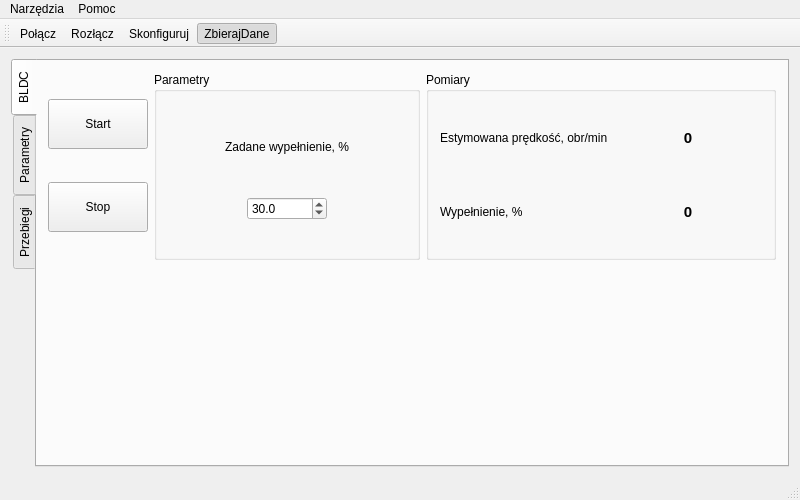
<?xml version="1.0" encoding="UTF-8"?>
<ui version="4.0">
 <class>MainWindow</class>
 <widget class="QMainWindow" name="MainWindow">
  <property name="geometry">
   <rect>
    <x>0</x>
    <y>0</y>
    <width>800</width>
    <height>500</height>
   </rect>
  </property>
  <property name="sizePolicy">
   <sizepolicy hsizetype="Fixed" vsizetype="Fixed">
    <horstretch>0</horstretch>
    <verstretch>0</verstretch>
   </sizepolicy>
  </property>
  <property name="minimumSize">
   <size>
    <width>800</width>
    <height>500</height>
   </size>
  </property>
  <property name="maximumSize">
   <size>
    <width>800</width>
    <height>500</height>
   </size>
  </property>
  <property name="windowTitle">
   <string>BLDC</string>
  </property>
  <property name="windowIcon">
   <iconset resource="bldc.qrc">
    <normaloff>:/images/engineer.png</normaloff>:/images/engineer.png</iconset>
  </property>
  <widget class="QWidget" name="centralWidget">
   <layout class="QGridLayout" name="gridLayout_5">
    <item row="0" column="0">
     <widget class="QTabWidget" name="tabWidget">
      <property name="maximumSize">
       <size>
        <width>800</width>
        <height>16777215</height>
       </size>
      </property>
      <property name="layoutDirection">
       <enum>Qt::LeftToRight</enum>
      </property>
      <property name="tabPosition">
       <enum>QTabWidget::West</enum>
      </property>
      <property name="currentIndex">
       <number>0</number>
      </property>
      <widget class="QWidget" name="bldc">
       <attribute name="title">
        <string>BLDC</string>
       </attribute>
       <layout class="QVBoxLayout" name="verticalLayout">
        <item>
         <layout class="QVBoxLayout" name="verticalLayout_3">
          <item>
           <layout class="QHBoxLayout" name="horizontalLayout_5">
            <item>
             <layout class="QVBoxLayout" name="verticalLayout_5">
              <item>
               <widget class="QPushButton" name="startSL">
                <property name="minimumSize">
                 <size>
                  <width>100</width>
                  <height>50</height>
                 </size>
                </property>
                <property name="maximumSize">
                 <size>
                  <width>100</width>
                  <height>16777215</height>
                 </size>
                </property>
                <property name="text">
                 <string>Start</string>
                </property>
               </widget>
              </item>
              <item>
               <widget class="QPushButton" name="stop">
                <property name="enabled">
                 <bool>true</bool>
                </property>
                <property name="minimumSize">
                 <size>
                  <width>100</width>
                  <height>50</height>
                 </size>
                </property>
                <property name="maximumSize">
                 <size>
                  <width>100</width>
                  <height>16777215</height>
                 </size>
                </property>
                <property name="text">
                 <string>Stop</string>
                </property>
               </widget>
              </item>
             </layout>
            </item>
            <item>
             <layout class="QVBoxLayout" name="verticalLayout_4"/>
            </item>
            <item>
             <widget class="QGroupBox" name="groupBox">
              <property name="minimumSize">
               <size>
                <width>200</width>
                <height>0</height>
               </size>
              </property>
              <property name="maximumSize">
               <size>
                <width>16777215</width>
                <height>16777215</height>
               </size>
              </property>
              <property name="title">
               <string>Parametry</string>
              </property>
              <layout class="QVBoxLayout" name="verticalLayout_6">
               <item>
                <widget class="QLabel" name="dZadLab">
                 <property name="maximumSize">
                  <size>
                   <width>16777215</width>
                   <height>40</height>
                  </size>
                 </property>
                 <property name="text">
                  <string>Zadane wypełnienie, %</string>
                 </property>
                 <property name="alignment">
                  <set>Qt::AlignCenter</set>
                 </property>
                </widget>
               </item>
               <item>
                <layout class="QHBoxLayout" name="horizontalLayout_7">
                 <item>
                  <widget class="QDoubleSpinBox" name="dZad">
                   <property name="maximumSize">
                    <size>
                     <width>80</width>
                     <height>16777215</height>
                    </size>
                   </property>
                   <property name="decimals">
                    <number>1</number>
                   </property>
                   <property name="minimum">
                    <double>20.000000000000000</double>
                   </property>
                   <property name="maximum">
                    <double>90.000000000000000</double>
                   </property>
                   <property name="singleStep">
                    <double>0.200000000000000</double>
                   </property>
                   <property name="value">
                    <double>30.000000000000000</double>
                   </property>
                  </widget>
                 </item>
                </layout>
               </item>
              </layout>
             </widget>
            </item>
            <item>
             <widget class="QGroupBox" name="pomiaryGroup">
              <property name="minimumSize">
               <size>
                <width>350</width>
                <height>0</height>
               </size>
              </property>
              <property name="title">
               <string>Pomiary</string>
              </property>
              <layout class="QGridLayout" name="gridLayout_2">
               <item row="2" column="0">
                <layout class="QGridLayout" name="gridLayout_9">
                 <item row="1" column="0">
                  <widget class="QLabel" name="dZadLab_3">
                   <property name="text">
                    <string>Estymowana prędkość, obr/min</string>
                   </property>
                  </widget>
                 </item>
                 <item row="2" column="1">
                  <widget class="QLabel" name="estD">
                   <property name="font">
                    <font>
                     <pointsize>11</pointsize>
                     <weight>75</weight>
                     <bold>true</bold>
                    </font>
                   </property>
                   <property name="layoutDirection">
                    <enum>Qt::LeftToRight</enum>
                   </property>
                   <property name="text">
                    <string>0</string>
                   </property>
                   <property name="textFormat">
                    <enum>Qt::AutoText</enum>
                   </property>
                   <property name="alignment">
                    <set>Qt::AlignCenter</set>
                   </property>
                  </widget>
                 </item>
                 <item row="2" column="0">
                  <widget class="QLabel" name="dZadLab_5">
                   <property name="text">
                    <string>Wypełnienie, %</string>
                   </property>
                  </widget>
                 </item>
                 <item row="1" column="1">
                  <widget class="QLabel" name="estPred">
                   <property name="font">
                    <font>
                     <pointsize>11</pointsize>
                     <weight>75</weight>
                     <bold>true</bold>
                    </font>
                   </property>
                   <property name="layoutDirection">
                    <enum>Qt::LeftToRight</enum>
                   </property>
                   <property name="text">
                    <string>0</string>
                   </property>
                   <property name="textFormat">
                    <enum>Qt::AutoText</enum>
                   </property>
                   <property name="alignment">
                    <set>Qt::AlignCenter</set>
                   </property>
                  </widget>
                 </item>
                </layout>
               </item>
              </layout>
             </widget>
            </item>
           </layout>
          </item>
          <item>
           <widget class="QCustomPlot" name="rpmGraph2" native="true">
            <property name="maximumSize">
             <size>
              <width>16777215</width>
              <height>16777215</height>
             </size>
            </property>
           </widget>
          </item>
         </layout>
        </item>
       </layout>
      </widget>
      <widget class="QWidget" name="tab">
       <attribute name="title">
        <string>Parametry</string>
       </attribute>
       <widget class="QWidget" name="gridLayoutWidget">
        <property name="geometry">
         <rect>
          <x>10</x>
          <y>0</y>
          <width>741</width>
          <height>401</height>
         </rect>
        </property>
        <layout class="QGridLayout" name="gridLayout_4">
         <item row="0" column="0">
          <layout class="QHBoxLayout" name="horizontalLayout">
           <property name="spacing">
            <number>6</number>
           </property>
           <property name="sizeConstraint">
            <enum>QLayout::SetNoConstraint</enum>
           </property>
           <item>
            <layout class="QVBoxLayout" name="verticalLayout_2">
             <item>
              <widget class="QGroupBox" name="groupBox_6">
               <property name="maximumSize">
                <size>
                 <width>16777215</width>
                 <height>65</height>
                </size>
               </property>
               <property name="title">
                <string>Parametry silnika</string>
               </property>
               <layout class="QHBoxLayout" name="horizontalLayout_3">
                <item>
                 <widget class="QLabel" name="label_12">
                  <property name="maximumSize">
                   <size>
                    <width>200</width>
                    <height>16777215</height>
                   </size>
                  </property>
                  <property name="text">
                   <string>Liczba par biegunów</string>
                  </property>
                 </widget>
                </item>
                <item>
                 <layout class="QHBoxLayout" name="horizontalLayout_13">
                  <item>
                   <widget class="QSpinBox" name="liczbaParBiegun">
                    <property name="minimumSize">
                     <size>
                      <width>80</width>
                      <height>0</height>
                     </size>
                    </property>
                    <property name="maximumSize">
                     <size>
                      <width>80</width>
                      <height>16777215</height>
                     </size>
                    </property>
                    <property name="alignment">
                     <set>Qt::AlignCenter</set>
                    </property>
                    <property name="minimum">
                     <number>1</number>
                    </property>
                    <property name="maximum">
                     <number>100</number>
                    </property>
                    <property name="value">
                     <number>4</number>
                    </property>
                   </widget>
                  </item>
                 </layout>
                </item>
               </layout>
              </widget>
             </item>
             <item>
              <widget class="QGroupBox" name="groupBox_2">
               <property name="minimumSize">
                <size>
                 <width>300</width>
                 <height>0</height>
                </size>
               </property>
               <property name="maximumSize">
                <size>
                 <width>16777215</width>
                 <height>16777215</height>
                </size>
               </property>
               <property name="title">
                <string>Zerownie</string>
               </property>
               <layout class="QGridLayout" name="gridLayout_6">
                <item row="1" column="1">
                 <layout class="QHBoxLayout" name="horizontalLayout_17">
                  <item>
                   <widget class="QSpinBox" name="zerowanieD">
                    <property name="minimumSize">
                     <size>
                      <width>80</width>
                      <height>0</height>
                     </size>
                    </property>
                    <property name="maximumSize">
                     <size>
                      <width>80</width>
                      <height>16777215</height>
                     </size>
                    </property>
                    <property name="alignment">
                     <set>Qt::AlignCenter</set>
                    </property>
                    <property name="minimum">
                     <number>5</number>
                    </property>
                    <property name="maximum">
                     <number>100</number>
                    </property>
                    <property name="value">
                     <number>100</number>
                    </property>
                   </widget>
                  </item>
                 </layout>
                </item>
                <item row="0" column="0">
                 <widget class="QLabel" name="label_2">
                  <property name="maximumSize">
                   <size>
                    <width>200</width>
                    <height>16777215</height>
                   </size>
                  </property>
                  <property name="text">
                   <string>Czas zerowania, ms</string>
                  </property>
                 </widget>
                </item>
                <item row="0" column="1">
                 <layout class="QHBoxLayout" name="horizontalLayout_16">
                  <item>
                   <widget class="QSpinBox" name="zerowanieT">
                    <property name="minimumSize">
                     <size>
                      <width>80</width>
                      <height>0</height>
                     </size>
                    </property>
                    <property name="maximumSize">
                     <size>
                      <width>80</width>
                      <height>16777215</height>
                     </size>
                    </property>
                    <property name="alignment">
                     <set>Qt::AlignCenter</set>
                    </property>
                    <property name="minimum">
                     <number>1</number>
                    </property>
                    <property name="maximum">
                     <number>4000</number>
                    </property>
                    <property name="value">
                     <number>200</number>
                    </property>
                   </widget>
                  </item>
                 </layout>
                </item>
                <item row="1" column="0">
                 <widget class="QLabel" name="label_3">
                  <property name="maximumSize">
                   <size>
                    <width>200</width>
                    <height>16777215</height>
                   </size>
                  </property>
                  <property name="text">
                   <string>Wartość napięcia zasilania, %</string>
                  </property>
                 </widget>
                </item>
               </layout>
              </widget>
             </item>
            </layout>
           </item>
           <item>
            <layout class="QVBoxLayout" name="verticalLayout_7">
             <item>
              <widget class="QGroupBox" name="groupBox_5">
               <property name="title">
                <string>Ustawienia wykresów</string>
               </property>
               <layout class="QHBoxLayout" name="horizontalLayout_2">
                <item>
                 <layout class="QVBoxLayout" name="verticalLayout_8">
                  <item>
                   <layout class="QHBoxLayout" name="horizontalLayout_14">
                    <item>
                     <widget class="QLabel" name="label">
                      <property name="text">
                       <string>Liczba gromadzonych próbek</string>
                      </property>
                     </widget>
                    </item>
                    <item>
                     <widget class="QSpinBox" name="graphMaxSize">
                      <property name="maximumSize">
                       <size>
                        <width>100</width>
                        <height>16777215</height>
                       </size>
                      </property>
                      <property name="minimum">
                       <number>100</number>
                      </property>
                      <property name="maximum">
                       <number>999999999</number>
                      </property>
                      <property name="singleStep">
                       <number>10</number>
                      </property>
                      <property name="value">
                       <number>500</number>
                      </property>
                     </widget>
                    </item>
                   </layout>
                  </item>
                  <item>
                   <layout class="QHBoxLayout" name="horizontalLayout_15">
                    <item>
                     <widget class="QPushButton" name="pushButton">
                      <property name="maximumSize">
                       <size>
                        <width>120</width>
                        <height>16777215</height>
                       </size>
                      </property>
                      <property name="text">
                       <string>Eksportuj do CSV</string>
                      </property>
                     </widget>
                    </item>
                   </layout>
                  </item>
                 </layout>
                </item>
               </layout>
              </widget>
             </item>
             <item>
              <widget class="QGroupBox" name="groupBox_7">
               <property name="maximumSize">
                <size>
                 <width>16777215</width>
                 <height>65</height>
                </size>
               </property>
               <property name="title">
                <string>Rampa napięcia zasilającego </string>
               </property>
               <layout class="QHBoxLayout" name="horizontalLayout_6">
                <item>
                 <widget class="QLabel" name="label_10">
                  <property name="maximumSize">
                   <size>
                    <width>80</width>
                    <height>16777215</height>
                   </size>
                  </property>
                  <property name="text">
                   <string>+</string>
                  </property>
                  <property name="alignment">
                   <set>Qt::AlignRight|Qt::AlignTrailing|Qt::AlignVCenter</set>
                  </property>
                 </widget>
                </item>
                <item>
                 <widget class="QSlider" name="horizontalSlider">
                  <property name="maximumSize">
                   <size>
                    <width>200</width>
                    <height>16777215</height>
                   </size>
                  </property>
                  <property name="minimum">
                   <number>1</number>
                  </property>
                  <property name="maximum">
                   <number>20</number>
                  </property>
                  <property name="singleStep">
                   <number>1</number>
                  </property>
                  <property name="value">
                   <number>2</number>
                  </property>
                  <property name="orientation">
                   <enum>Qt::Horizontal</enum>
                  </property>
                 </widget>
                </item>
                <item>
                 <widget class="QLabel" name="label_11">
                  <property name="maximumSize">
                   <size>
                    <width>80</width>
                    <height>16777215</height>
                   </size>
                  </property>
                  <property name="text">
                   <string>-</string>
                  </property>
                 </widget>
                </item>
               </layout>
              </widget>
             </item>
            </layout>
           </item>
          </layout>
         </item>
         <item row="1" column="0">
          <widget class="QGroupBox" name="groupBox_4">
           <property name="maximumSize">
            <size>
             <width>720</width>
             <height>16777215</height>
            </size>
           </property>
           <property name="title">
            <string>Rozruch w pętli otwartej</string>
           </property>
           <layout class="QGridLayout" name="gridLayout_7">
            <item row="2" column="0">
             <widget class="QLabel" name="label_7">
              <property name="text">
               <string>Częstotliwość końcowa, Hz</string>
              </property>
             </widget>
            </item>
            <item row="0" column="0">
             <widget class="QLabel" name="label_4">
              <property name="text">
               <string>Czas rozruchu w pętli otwartej, ms</string>
              </property>
             </widget>
            </item>
            <item row="1" column="0">
             <widget class="QLabel" name="label_5">
              <property name="text">
               <string>Częstotliwość początkowa, Hz</string>
              </property>
             </widget>
            </item>
            <item row="4" column="0">
             <widget class="QLabel" name="label_8">
              <property name="text">
               <string>Napięcie końcowe, %</string>
              </property>
             </widget>
            </item>
            <item row="1" column="1">
             <layout class="QHBoxLayout" name="horizontalLayout_9">
              <item>
               <spacer name="horizontalSpacer_9">
                <property name="orientation">
                 <enum>Qt::Horizontal</enum>
                </property>
                <property name="sizeHint" stdset="0">
                 <size>
                  <width>40</width>
                  <height>20</height>
                 </size>
                </property>
               </spacer>
              </item>
              <item>
               <widget class="QSpinBox" name="rolFmin">
                <property name="minimumSize">
                 <size>
                  <width>80</width>
                  <height>0</height>
                 </size>
                </property>
                <property name="maximumSize">
                 <size>
                  <width>80</width>
                  <height>16777215</height>
                 </size>
                </property>
                <property name="alignment">
                 <set>Qt::AlignCenter</set>
                </property>
                <property name="minimum">
                 <number>1</number>
                </property>
                <property name="maximum">
                 <number>10000</number>
                </property>
                <property name="value">
                 <number>3</number>
                </property>
               </widget>
              </item>
              <item>
               <spacer name="horizontalSpacer_8">
                <property name="orientation">
                 <enum>Qt::Horizontal</enum>
                </property>
                <property name="sizeHint" stdset="0">
                 <size>
                  <width>40</width>
                  <height>20</height>
                 </size>
                </property>
               </spacer>
              </item>
             </layout>
            </item>
            <item row="3" column="0">
             <widget class="QLabel" name="label_6">
              <property name="text">
               <string>Napięcie początkowe, %</string>
              </property>
             </widget>
            </item>
            <item row="0" column="1">
             <layout class="QHBoxLayout" name="horizontalLayout_8">
              <item>
               <spacer name="horizontalSpacer_6">
                <property name="orientation">
                 <enum>Qt::Horizontal</enum>
                </property>
                <property name="sizeHint" stdset="0">
                 <size>
                  <width>40</width>
                  <height>20</height>
                 </size>
                </property>
               </spacer>
              </item>
              <item>
               <widget class="QSpinBox" name="rolT">
                <property name="minimumSize">
                 <size>
                  <width>80</width>
                  <height>0</height>
                 </size>
                </property>
                <property name="maximumSize">
                 <size>
                  <width>80</width>
                  <height>16777215</height>
                 </size>
                </property>
                <property name="alignment">
                 <set>Qt::AlignCenter</set>
                </property>
                <property name="maximum">
                 <number>10000</number>
                </property>
                <property name="value">
                 <number>800</number>
                </property>
               </widget>
              </item>
              <item>
               <spacer name="horizontalSpacer_7">
                <property name="orientation">
                 <enum>Qt::Horizontal</enum>
                </property>
                <property name="sizeHint" stdset="0">
                 <size>
                  <width>40</width>
                  <height>20</height>
                 </size>
                </property>
               </spacer>
              </item>
             </layout>
            </item>
            <item row="2" column="1">
             <layout class="QHBoxLayout" name="horizontalLayout_10">
              <item>
               <spacer name="horizontalSpacer_10">
                <property name="orientation">
                 <enum>Qt::Horizontal</enum>
                </property>
                <property name="sizeHint" stdset="0">
                 <size>
                  <width>40</width>
                  <height>20</height>
                 </size>
                </property>
               </spacer>
              </item>
              <item>
               <widget class="QSpinBox" name="rolFmax">
                <property name="minimumSize">
                 <size>
                  <width>80</width>
                  <height>0</height>
                 </size>
                </property>
                <property name="maximumSize">
                 <size>
                  <width>80</width>
                  <height>16777215</height>
                 </size>
                </property>
                <property name="alignment">
                 <set>Qt::AlignCenter</set>
                </property>
                <property name="minimum">
                 <number>1</number>
                </property>
                <property name="maximum">
                 <number>10000</number>
                </property>
                <property name="value">
                 <number>100</number>
                </property>
               </widget>
              </item>
              <item>
               <spacer name="horizontalSpacer_11">
                <property name="orientation">
                 <enum>Qt::Horizontal</enum>
                </property>
                <property name="sizeHint" stdset="0">
                 <size>
                  <width>40</width>
                  <height>20</height>
                 </size>
                </property>
               </spacer>
              </item>
             </layout>
            </item>
            <item row="3" column="1">
             <layout class="QHBoxLayout" name="horizontalLayout_11">
              <item>
               <spacer name="horizontalSpacer_12">
                <property name="orientation">
                 <enum>Qt::Horizontal</enum>
                </property>
                <property name="sizeHint" stdset="0">
                 <size>
                  <width>40</width>
                  <height>20</height>
                 </size>
                </property>
               </spacer>
              </item>
              <item>
               <widget class="QSpinBox" name="rolDmin">
                <property name="minimumSize">
                 <size>
                  <width>80</width>
                  <height>0</height>
                 </size>
                </property>
                <property name="maximumSize">
                 <size>
                  <width>80</width>
                  <height>16777215</height>
                 </size>
                </property>
                <property name="alignment">
                 <set>Qt::AlignCenter</set>
                </property>
                <property name="minimum">
                 <number>2</number>
                </property>
                <property name="maximum">
                 <number>100</number>
                </property>
                <property name="value">
                 <number>6</number>
                </property>
               </widget>
              </item>
              <item>
               <spacer name="horizontalSpacer_13">
                <property name="orientation">
                 <enum>Qt::Horizontal</enum>
                </property>
                <property name="sizeHint" stdset="0">
                 <size>
                  <width>40</width>
                  <height>20</height>
                 </size>
                </property>
               </spacer>
              </item>
             </layout>
            </item>
            <item row="4" column="1">
             <layout class="QHBoxLayout" name="horizontalLayout_12">
              <item>
               <spacer name="horizontalSpacer_14">
                <property name="orientation">
                 <enum>Qt::Horizontal</enum>
                </property>
                <property name="sizeHint" stdset="0">
                 <size>
                  <width>40</width>
                  <height>20</height>
                 </size>
                </property>
               </spacer>
              </item>
              <item>
               <widget class="QSpinBox" name="rolDmax">
                <property name="minimumSize">
                 <size>
                  <width>80</width>
                  <height>0</height>
                 </size>
                </property>
                <property name="maximumSize">
                 <size>
                  <width>80</width>
                  <height>16777215</height>
                 </size>
                </property>
                <property name="alignment">
                 <set>Qt::AlignCenter</set>
                </property>
                <property name="minimum">
                 <number>2</number>
                </property>
                <property name="maximum">
                 <number>100</number>
                </property>
                <property name="value">
                 <number>40</number>
                </property>
               </widget>
              </item>
              <item>
               <spacer name="horizontalSpacer_15">
                <property name="orientation">
                 <enum>Qt::Horizontal</enum>
                </property>
                <property name="sizeHint" stdset="0">
                 <size>
                  <width>40</width>
                  <height>20</height>
                 </size>
                </property>
               </spacer>
              </item>
             </layout>
            </item>
           </layout>
          </widget>
         </item>
        </layout>
       </widget>
      </widget>
      <widget class="QWidget" name="tab_2">
       <attribute name="title">
        <string>Przebiegi</string>
       </attribute>
       <widget class="QCustomPlot" name="rpmGraph" native="true">
        <property name="geometry">
         <rect>
          <x>0</x>
          <y>0</y>
          <width>751</width>
          <height>391</height>
         </rect>
        </property>
       </widget>
      </widget>
     </widget>
    </item>
   </layout>
  </widget>
  <widget class="QMenuBar" name="menuBar">
   <property name="geometry">
    <rect>
     <x>0</x>
     <y>0</y>
     <width>800</width>
     <height>19</height>
    </rect>
   </property>
   <widget class="QMenu" name="menuCalls">
    <property name="title">
     <string>Narzędzia</string>
    </property>
    <addaction name="actionConnect"/>
    <addaction name="actionDisconnect"/>
    <addaction name="separator"/>
    <addaction name="actionConfigure"/>
    <addaction name="separator"/>
    <addaction name="actionQuit"/>
   </widget>
   <widget class="QMenu" name="menuHelp">
    <property name="title">
     <string>Pomoc</string>
    </property>
    <addaction name="actionAbout"/>
    <addaction name="actionAboutQt"/>
   </widget>
   <addaction name="menuCalls"/>
   <addaction name="menuHelp"/>
  </widget>
  <widget class="QToolBar" name="mainToolBar">
   <property name="sizePolicy">
    <sizepolicy hsizetype="Maximum" vsizetype="Maximum">
     <horstretch>0</horstretch>
     <verstretch>0</verstretch>
    </sizepolicy>
   </property>
   <attribute name="toolBarArea">
    <enum>TopToolBarArea</enum>
   </attribute>
   <attribute name="toolBarBreak">
    <bool>false</bool>
   </attribute>
   <addaction name="actionConnect"/>
   <addaction name="actionDisconnect"/>
   <addaction name="actionConfigure"/>
   <addaction name="actionZbierajDane"/>
  </widget>
  <widget class="QStatusBar" name="statusBar"/>
  <action name="actionAbout">
   <property name="text">
    <string>Informacje o BLDC</string>
   </property>
   <property name="toolTip">
    <string>About program</string>
   </property>
   <property name="shortcut">
    <string>Alt+A</string>
   </property>
  </action>
  <action name="actionAboutQt">
   <property name="text">
    <string>Informacje o Qt</string>
   </property>
   <property name="toolTip">
    <string>Informacje o Qt</string>
   </property>
  </action>
  <action name="actionConnect">
   <property name="icon">
    <iconset resource="bldc.qrc">
     <normaloff>:/images/connect.png</normaloff>:/images/connect.png</iconset>
   </property>
   <property name="text">
    <string>Połącz</string>
   </property>
   <property name="toolTip">
    <string>Połącz z portem szeregowym</string>
   </property>
   <property name="shortcut">
    <string>Ctrl+O</string>
   </property>
  </action>
  <action name="actionDisconnect">
   <property name="icon">
    <iconset resource="bldc.qrc">
     <normaloff>:/images/disconnect.png</normaloff>:/images/disconnect.png</iconset>
   </property>
   <property name="text">
    <string>Rozłącz</string>
   </property>
   <property name="toolTip">
    <string>Rozłącz z portem szeregowym</string>
   </property>
   <property name="shortcut">
    <string>Ctrl+D</string>
   </property>
  </action>
  <action name="actionConfigure">
   <property name="icon">
    <iconset resource="bldc.qrc">
     <normaloff>:/images/settings.png</normaloff>:/images/settings.png</iconset>
   </property>
   <property name="text">
    <string>Skonfiguruj</string>
   </property>
   <property name="toolTip">
    <string>Skonfiguruj komunikację</string>
   </property>
   <property name="shortcut">
    <string>Alt+C</string>
   </property>
  </action>
  <action name="actionQuit">
   <property name="icon">
    <iconset resource="bldc.qrc">
     <normaloff>:/images/application-exit.png</normaloff>:/images/application-exit.png</iconset>
   </property>
   <property name="text">
    <string>Wyjdź</string>
   </property>
   <property name="toolTip">
    <string>Wyjdź</string>
   </property>
   <property name="shortcut">
    <string>Ctrl+Q</string>
   </property>
  </action>
  <action name="actionZbierajDane">
   <property name="checkable">
    <bool>true</bool>
   </property>
   <property name="checked">
    <bool>true</bool>
   </property>
   <property name="icon">
    <iconset resource="bldc.qrc">
     <normaloff>:/images/pause.png</normaloff>
     <activeon>:/images/play.png</activeon>:/images/pause.png</iconset>
   </property>
   <property name="text">
    <string>ZbierajDane</string>
   </property>
   <property name="toolTip">
    <string>Rejestruj dane</string>
   </property>
  </action>
 </widget>
 <layoutdefault spacing="6" margin="11"/>
 <customwidgets>
  <customwidget>
   <class>QCustomPlot</class>
   <extends>QWidget</extends>
   <header>qcustomplot.h</header>
   <container>1</container>
  </customwidget>
 </customwidgets>
 <resources>
  <include location="bldc.qrc"/>
 </resources>
 <connections/>
</ui>
